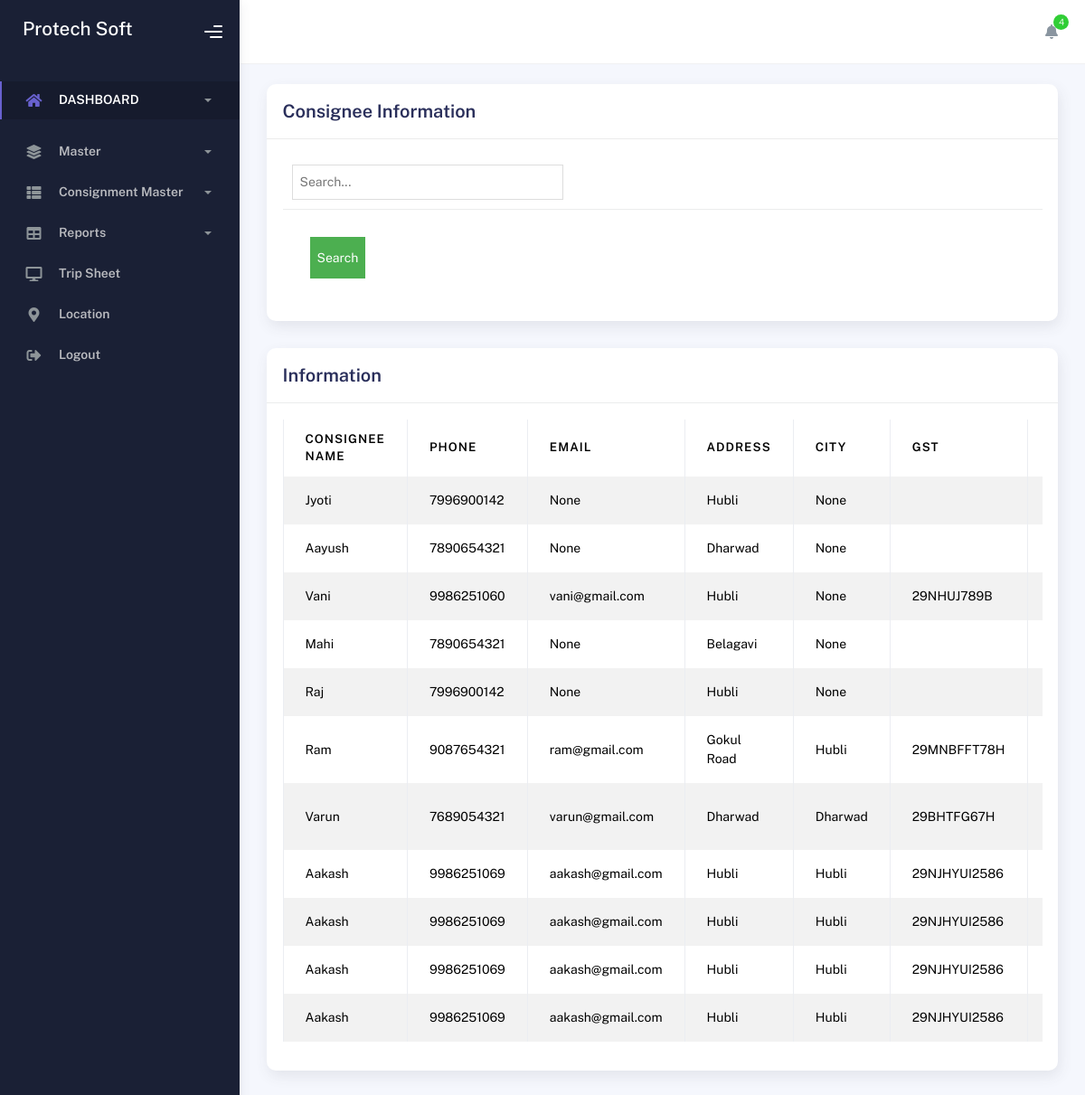
Page /adminConsigneeView on the committed database.
### consign_app/models.py (models this page shows)
class Consignee(models.Model):
    receiver_name = models.CharField(max_length=50, null=True)
    receiver_mobile = models.CharField(max_length=50, null=True)
    receiver_email = models.CharField(max_length=50, null=True)
    receiver_address = models.CharField(max_length=50, null=True)
    receiver_city = models.CharField(max_length=50, null=True)
    receiver_pincode = models.CharField(max_length=50, null=True)
    receiver_pickup = models.CharField(max_length=50, null=True)
    receiver_tbb = models.CharField(max_length=50, null=True)
    receiver_foc = models.CharField(max_length=50, null=True)
    receiver_company = models.CharField(max_length=50, null=True)
    receiver_GST = models.CharField(max_length=50, null=True)
    receiver_GSTApplicable = models.CharField(max_length=50, null=True)
    branch=models.CharField(max_length=50,null=True)

### consign_app/views.py (the view)
# urls.py: path('adminConsigneeView',views.adminConsigneeView,name='adminConsigneeView'),
def adminConsigneeView(request):
    search_query = request.GET.get('search', '')  # Get the search query from the GET request
    consignee = Consignee.objects.filter(
        Q(receiver_name__icontains=search_query) |
        Q(receiver_mobile__icontains=search_query) |
        Q(receiver_email__icontains=search_query) |
        Q(receiver_address__icontains=search_query) |
        Q(receiver_city__icontains=search_query) |
        Q(receiver_GST__icontains=search_query) |
        Q(receiver_pickup__icontains=search_query) |
        Q(receiver_foc__icontains=search_query) |
        Q(receiver_tbb__icontains=search_query)
    ) if search_query else Consignee.objects.all()  # Filter if there's a search query
    return render(request, 'adminConsigneeView.html', {'consignee': consignee, 'search_query': search_query})

### consign_app/templates/adminConsigneeView.html (shortened to what this page needs)
{% load static %}
<!DOCTYPE html>
<html lang="en">
  <head>
    <link rel="stylesheet" href="{% static 'assets/css/bootstrap.min.css' %}" />
    <link rel="stylesheet" href="{% static 'assets/css/plugins.min.css' %}" />
    <link rel="stylesheet" href="{% static 'assets/css/kaiadmin.min.css' %}" />
    <link rel="stylesheet" href="{% static 'assets/css/demo.css' %}" />
  </head>
  <body>
  {% include 'index_menu.html' %}
        </div>
        <div class="container">
          <div class="page-inner">
<form method="GET" action="{% url 'adminConsigneeView' %}" enctype="multipart/form-data">
    <div class="row">
        <div class="col-md-12">
            <div class="card">
                <div class="card-header">
                    <div class="card-title">Consignee Information</div>
                </div>
                <div class="card-body">
                    <div class="row">
                        <div class="col-md-6 col-lg-4">
                            <div class="form-group">
                                <input type="text" name="search" value="{{ search_query }}" placeholder="Search..."
                                    style="padding: 8px; border: 1px solid #ddd; width: 300px;">
                            </div>
                        </div>
                    </div>
                    <div class="card-action">
                        <button type="submit" style="padding: 8px; background-color: #4CAF50; color: white; border: none;">
                            Search
                        </button>
                    </div>
                </div>
            </div>
        </div>
    </div>
</form>
            <div class="row">
              <div class="col-md-12">
                <div class="card">
                  <div class="card-header">
                    <h4 class="card-title">Information</h4>
                  </div>
                  <div class="card-body">
                    <div class="table-responsive">
                      <table
                        id="basic-datatables"
                        class="display table table-striped table-hover"
                      >
                        <thead>
                          <tr style="background-color: #f2f2f2;">
                                        <th style="border: 1px solid #ddd; padding: 8px;">Consignee Name</th>
                                        <th style="border: 1px solid #ddd; padding: 8px;">Phone</th>
                                        <th style="border: 1px solid #ddd; padding: 8px;">Email</th>
                                        <th style="border: 1px solid #ddd; padding: 8px;">Address</th>
                                        <th style="border: 1px solid #ddd; padding: 8px;">City</th>
            <th style="border: 1px solid #ddd; padding: 8px;">GST</th>
            <th style="border: 1px solid #ddd; padding: 8px;">Pick UP Location</th>
                                    </tr>
                                    </thead>
                                    <tbody>
                                    {% for c in consignee %}
                                    <tr>
                                        <td style="border: 1px solid #ddd; padding: 8px;">{{ c.receiver_name }}</td>
                                        <td style="border: 1px solid #ddd; padding: 8px;">{{ c.receiver_mobile }}</td>
                                        <td style="border: 1px solid #ddd; padding: 8px;">{{ c.receiver_email }}</td>
                                        <td style="border: 1px solid #ddd; padding: 8px;">{{ c.receiver_address }}</td>
                                        <td style="border: 1px solid #ddd; padding: 8px;">{{ c.receiver_city }}</td>
                                        <td style="border: 1px solid #ddd; padding: 8px;">{{ c.receiver_GST }}</td>
                                        <td style="border: 1px solid #ddd; padding: 8px;">{{ c.receiver_pickup }}</td>
                                    </tr>
                                    {% endfor %}
        </tbody>
                      </table>
                    </div>
                  </div>
                </div>
              </div>
        </div>
      </div>
    </div>
  </body>
</html>

### rows in the picture
Consignee: receiver_name "Jyoti", receiver_mobile "7996900142", receiver_email "None", receiver_address "Hubli", receiver_city "None"
Consignee: receiver_name "Aayush", receiver_mobile "7890654321", receiver_email "None", receiver_address "Dharwad", receiver_city "None"
Consignee: receiver_name "Vani", receiver_mobile "9986251060", receiver_email "vani@gmail.com", receiver_address "Hubli", receiver_city "None", receiver_GST "29NHUJ789B"
Consignee: receiver_name "Mahi", receiver_mobile "7890654321", receiver_email "None", receiver_address "Belagavi", receiver_city "None"
Consignee: receiver_name "Raj", receiver_mobile "7996900142", receiver_email "None", receiver_address "Hubli", receiver_city "None"
Consignee: receiver_name "Ram", receiver_mobile "9087654321", receiver_email "ram@gmail.com", receiver_address "Gokul Road", receiver_city "Hubli", receiver_GST "29MNBFFT78H"
Consignee: receiver_name "Varun", receiver_mobile "7689054321", receiver_email "varun@gmail.com", receiver_address "Dharwad", receiver_city "Dharwad", receiver_GST "29BHTFG67H"
Consignee: receiver_name "Aakash", receiver_mobile "9986251069", receiver_email "aakash@gmail.com", receiver_address "Hubli", receiver_city "Hubli", receiver_GST "29NJHYUI2586"
Consignee: receiver_name "Aakash", receiver_mobile "9986251069", receiver_email "aakash@gmail.com", receiver_address "Hubli", receiver_city "Hubli", receiver_GST "29NJHYUI2586"
Consignee: receiver_name "Aakash", receiver_mobile "9986251069", receiver_email "aakash@gmail.com", receiver_address "Hubli", receiver_city "Hubli", receiver_GST "29NJHYUI2586"
Consignee: receiver_name "Aakash", receiver_mobile "9986251069", receiver_email "aakash@gmail.com", receiver_address "Hubli", receiver_city "Hubli", receiver_GST "29NJHYUI2586"
